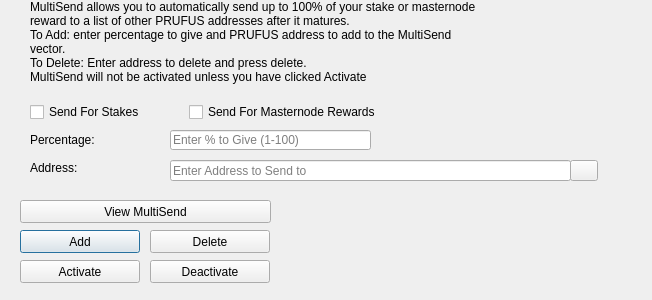
<?xml version="1.0" encoding="UTF-8"?>
<ui version="4.0">
 <class>MultiSendDialog</class>
 <widget class="QDialog" name="MultiSendDialog">
  <property name="windowModality">
   <enum>Qt::NonModal</enum>
  </property>
  <property name="geometry">
   <rect>
    <x>0</x>
    <y>0</y>
    <width>652</width>
    <height>300</height>
   </rect>
  </property>
  <property name="windowTitle">
   <string>MultiSend</string>
  </property>
  <widget class="QLineEdit" name="multiSendPercentEdit">
   <property name="geometry">
    <rect>
     <x>170</x>
     <y>130</y>
     <width>201</width>
     <height>20</height>
    </rect>
   </property>
   <property name="toolTip">
    <string>Enter whole numbers 1 - 100</string>
   </property>
   <property name="placeholderText">
    <string>Enter % to Give (1-100)</string>
   </property>
  </widget>
  <widget class="QLineEdit" name="multiSendAddressEdit">
   <property name="geometry">
    <rect>
     <x>170</x>
     <y>160</y>
     <width>401</width>
     <height>21</height>
    </rect>
   </property>
   <property name="toolTip">
    <string/>
   </property>
   <property name="placeholderText">
    <string>Enter Address to Send to</string>
   </property>
  </widget>
  <widget class="QLabel" name="label_2">
   <property name="geometry">
    <rect>
     <x>30</x>
     <y>0</y>
     <width>451</width>
     <height>121</height>
    </rect>
   </property>
   <property name="lineWidth">
    <number>1</number>
   </property>
   <property name="text">
    <string>MultiSend allows you to automatically send up to 100% of your stake or masternode reward to a list of other PRUFUS addresses after it matures.
To Add: enter percentage to give and PRUFUS address to add to the MultiSend vector.
To Delete: Enter address to delete and press delete.
MultiSend will not be activated unless you have clicked Activate</string>
   </property>
   <property name="alignment">
    <set>Qt::AlignLeading|Qt::AlignLeft|Qt::AlignTop</set>
   </property>
   <property name="wordWrap">
    <bool>true</bool>
   </property>
  </widget>
  <widget class="QLabel" name="message">
   <property name="geometry">
    <rect>
     <x>290</x>
     <y>200</y>
     <width>351</width>
     <height>91</height>
    </rect>
   </property>
   <property name="text">
    <string/>
   </property>
  </widget>
  <widget class="QPushButton" name="addButton">
   <property name="geometry">
    <rect>
     <x>20</x>
     <y>230</y>
     <width>120</width>
     <height>23</height>
    </rect>
   </property>
   <property name="toolTip">
    <string/>
   </property>
   <property name="statusTip">
    <string>Add to MultiSend Vector</string>
   </property>
   <property name="text">
    <string>Add</string>
   </property>
  </widget>
  <widget class="QPushButton" name="disableButton">
   <property name="geometry">
    <rect>
     <x>150</x>
     <y>260</y>
     <width>120</width>
     <height>23</height>
    </rect>
   </property>
   <property name="statusTip">
    <string>Deactivate MultiSend</string>
   </property>
   <property name="text">
    <string>Deactivate</string>
   </property>
  </widget>
  <widget class="QPushButton" name="addressBookButton">
   <property name="geometry">
    <rect>
     <x>570</x>
     <y>160</y>
     <width>28</width>
     <height>21</height>
    </rect>
   </property>
   <property name="toolTip">
    <string>Choose an address from the address book</string>
   </property>
   <property name="text">
    <string/>
   </property>
   <property name="icon">
    <iconset resource="../Prufus.qrc">
     <normaloff>:/icons/address-book</normaloff>:/icons/address-book</iconset>
   </property>
   <property name="shortcut">
    <string>Alt+A</string>
   </property>
   <property name="autoDefault">
    <bool>false</bool>
   </property>
  </widget>
  <widget class="QLabel" name="label">
   <property name="geometry">
    <rect>
     <x>30</x>
     <y>130</y>
     <width>121</width>
     <height>20</height>
    </rect>
   </property>
   <property name="toolTip">
    <string>Percentage of stake to send</string>
   </property>
   <property name="text">
    <string>Percentage:</string>
   </property>
  </widget>
  <widget class="QLabel" name="label_5">
   <property name="geometry">
    <rect>
     <x>30</x>
     <y>160</y>
     <width>111</width>
     <height>16</height>
    </rect>
   </property>
   <property name="toolTip">
    <string>Address to send portion of stake to</string>
   </property>
   <property name="text">
    <string>Address:</string>
   </property>
  </widget>
  <widget class="QPushButton" name="deleteButton">
   <property name="geometry">
    <rect>
     <x>150</x>
     <y>230</y>
     <width>120</width>
     <height>23</height>
    </rect>
   </property>
   <property name="toolTip">
    <string/>
   </property>
   <property name="statusTip">
    <string>Delete Address From MultiSend Vector</string>
   </property>
   <property name="text">
    <string>Delete</string>
   </property>
  </widget>
  <widget class="QPushButton" name="activateButton">
   <property name="geometry">
    <rect>
     <x>20</x>
     <y>260</y>
     <width>120</width>
     <height>23</height>
    </rect>
   </property>
   <property name="statusTip">
    <string>Activate MultiSend</string>
   </property>
   <property name="text">
    <string>Activate</string>
   </property>
  </widget>
  <widget class="QPushButton" name="viewButton">
   <property name="geometry">
    <rect>
     <x>20</x>
     <y>200</y>
     <width>251</width>
     <height>23</height>
    </rect>
   </property>
   <property name="toolTip">
    <string/>
   </property>
   <property name="statusTip">
    <string>View MultiSend Vector</string>
   </property>
   <property name="text">
    <string>View MultiSend</string>
   </property>
  </widget>
  <widget class="QWidget" name="horizontalLayoutWidget">
   <property name="geometry">
    <rect>
     <x>30</x>
     <y>100</y>
     <width>351</width>
     <height>24</height>
    </rect>
   </property>
   <layout class="QHBoxLayout" name="horizontalLayout">
    <item>
     <widget class="QCheckBox" name="multiSendStakeCheckBox">
      <property name="text">
       <string>Send For Stakes</string>
      </property>
     </widget>
    </item>
    <item>
     <widget class="QCheckBox" name="multiSendMasternodeCheckBox">
      <property name="text">
       <string>Send For Masternode Rewards</string>
      </property>
     </widget>
    </item>
   </layout>
  </widget>
 </widget>
 <resources>
  <include location="../Prufus.qrc"/>
 </resources>
 <connections/>
</ui>
